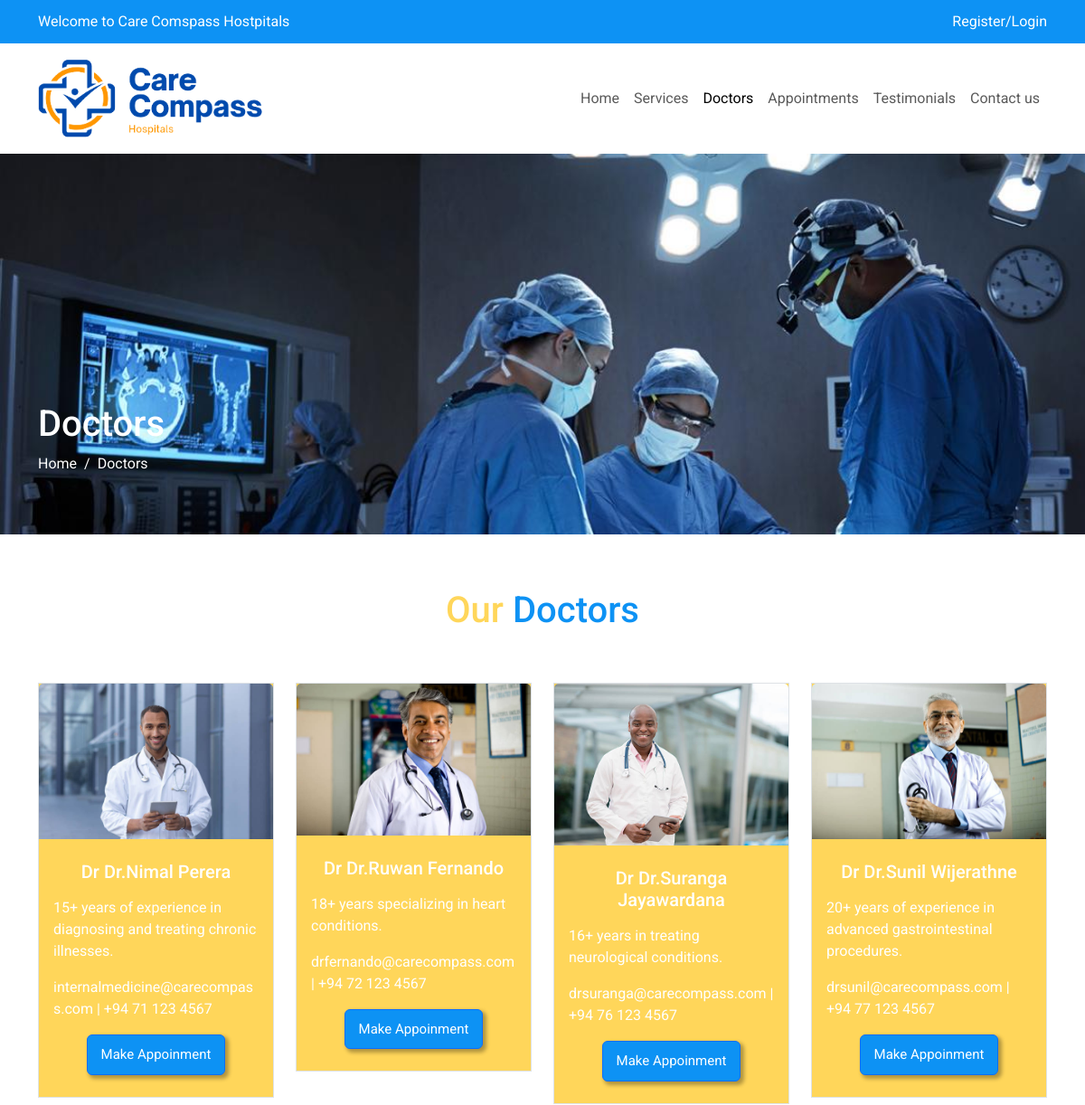
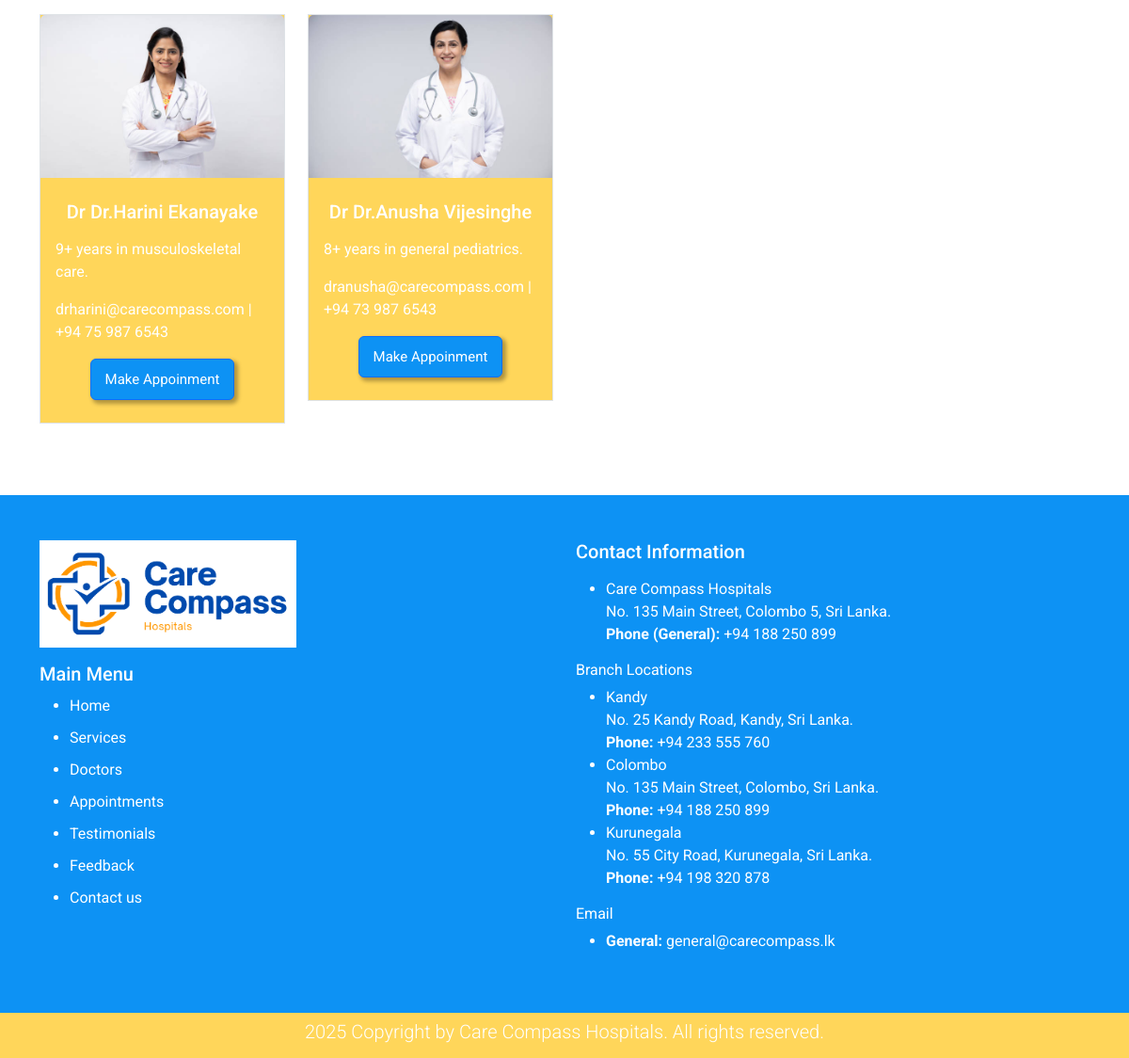
The app's page /doctors.php with its own data (2 pictures, top to bottom).
### tables this page shows
CREATE TABLE IF NOT EXISTS `doctors` (
  `Id` int NOT NULL AUTO_INCREMENT,
  `full_name` varchar(255) NOT NULL,
  `desciption` varchar(255) NOT NULL,
  `decision` int NOT NULL DEFAULT '1',
  `contact` longtext NOT NULL,
  `is_deleted` int NOT NULL DEFAULT '0',
  `img` varchar(255) NOT NULL DEFAULT 'doc',
  `specialty` varchar(256) NOT NULL,
  PRIMARY KEY (`Id`)
);

### doctors.php (the view, shortened to what this page needs)
<?php include 'inc/header.php'; ?>
<section class="breadcrumb-head">
    <div class="container">
        <div class="col-md-12">
            <h1>Doctors</h1>
            <nav aria-label="breadcrumb">
                <ol class="breadcrumb">
                    <li class="breadcrumb-item"><a href="index.php">Home</a></li>
                    <li class="breadcrumb-item active" aria-current="page">Doctors</li>
                </ol>
            </nav>
        </div>
    </div>
</section>
<section class="section">
    <div class="container">
        <div class="row">
            <div class="col-md-12 text-center mb-5">
                <h4 class="color-primary fs-1">Our <span class="color-secondary">Doctors</span> </h4>
            </div>
        </div>
        <div class="row">
            <?php
            include 'db.php';
            $sql = "SELECT id, full_name, img, desciption, contact FROM doctors";
            $result = $conn->query($sql);
            if ($result->num_rows > 0) {
                while ($row = $result->fetch_assoc()) {
                    echo '
                <div class="col-md-3 mb-3">
                    <div class="card secondary rounded-0 border">
                        <img src="img/' . $row['img'] . '" class="w-100 card-img-top" alt="...">
                        <div class="card-body py-4">
                            <h5 class="card-title text-white text-center mb-3">Dr ' . $row['full_name'] . '</h5>
                            <p class="text-white ">' . $row['desciption'] . '</p>
                            <p class="text-white ">' . $row['contact'] . '</p>
                            <div class="text-center">
                                <a href="index.php#appoinment" class="btn btn-primary btn-compass primary ">Make Appoinment</a>
                            </div>
                        </div>
                    </div>
                </div>
            ';
                }
            }
            ?>
        </div>
    </div>
</section>
<?php include 'inc/footer.php'; ?>

### inc/header.php (shortened to what this page needs)
<!DOCTYPE html>
<html lang="en">
<head>
    <link href="https://cdn.jsdelivr.net/npm/bootstrap@5.3.3/dist/css/bootstrap.min.css" rel="stylesheet"
>
    <link rel="stylesheet" href="css/owl.carousel.css">
    <link rel="stylesheet" href="css/style.css">
    <link rel="stylesheet" href="css/custom.css">
</head>
<body>
    <header>
        <div class="topbar">
            <div class="container">
                <div class="row">
                    <div class="col-md-8">
                        Welcome to Care Comspass Hostpitals
                    </div>
                    <div class="col-md-4">
                        <div class="d-flex  justify-content-end content ">
                            <?php
                            echo isset($_SESSION['user_id'])? '<a href="dashboard.php" class="mx-3">Dashboard</a> | <a href="logout.php" class="mx-3">Log out</a>' : '<a href="register.php">Register</a> / <a href="login.php">Login</a> ';
                            ?>
                        </div>
                    </div>
                </div>
            </div>
        </div>
        <nav class="navbar navbar-expand-lg ">
            <div class="container">
                <a class="navbar-brand" href="index.php">
                    <img src="img/care-compass-hostpital.png" class="logo" alt="">
                </a>
                <div class="collapse navbar-collapse " id="navbarSupportedContent">
                    <ul class="navbar-nav ms-auto  mb-2 mb-lg-0 ">
                        <li class="nav-item">
                            <a class="nav-link" aria-current="page" href="index.php" id="home">Home</a>
                        </li>
                        <li class="nav-item">
                            <a class="nav-link" href="services.php" id="services">Services</a>
                        </li>
                        <li class="nav-item">
                            <a class="nav-link" href="doctors.php" id="doctors">Doctors</a>
                        </li>
                        <li class="nav-item">
                            <a class="nav-link" href="appointments.php" id="appoinments">Appointments</a>
                        </li>
                        <li class="nav-item">
                            <a class="nav-link" href="testimonials.php" id="testimonials">Testimonials</a>
                        </li>
                        <li class="nav-item">
                            <a class="nav-link" href="contact.php" id="contact">Contact us</a>
                        </li>
                    </ul>
                </div>
            </div>
        </nav>
    </header>

### inc/footer.php (shortened to what this page needs)
<footer class="primary footer">
        <div class="container py-5">
            <div class="row">
                <div class="col-md-6 area-of-menu">
                    <img src="img/care-compass-hostpital.png" class="w-50 bg-white p-2" alt="">
                    <div class="row mt-3">
                        <div class="col-md-6">
                            <h5>Main Menu</h5>
                            <ul>
                                <li>Home</li>
                                <li>Services</li>
                                <li>Doctors</li>
                                <li>Appointments</li>
                                <li>Testimonials</li>
                                <li>Feedback</li>
                                <li>Contact us</li>
                            </ul>
                        </div>
                    </div>
                </div>
                <div class="col-md-6">
                    <h5>Contact Information</h5>
                    <div class="mt-3">
                        <ul>
                            <li>Care Compass Hospitals <br>
                                No. 135 Main Street, Colombo 5, Sri Lanka. <br>
                                <strong>Phone (General):</strong> +94 188 250 899
                            </li>
                        </ul>
                    </div>
                    <div>
                        <h6 class="fw-normal">Branch Locations</h6>
                        <ul>
                            <li>Kandy <br>
                                No. 25 Kandy Road, Kandy, Sri Lanka. <br>
                                <strong>Phone:</strong> +94 233 555 760
                            </li>
                            <li>
                                Colombo <br>
                                No. 135 Main Street, Colombo, Sri Lanka. <br>
                                <strong>Phone:</strong> +94 188 250 899
                            </li>
                            <li>
                                Kurunegala <br>
                                No. 55 City Road, Kurunegala, Sri Lanka. <br>
                                <strong>Phone:</strong> +94 198 320 878
                            </li>
                        </ul>
                        <h6 class="fw-normal">Email</h6>
                        <ul>
                            <li>
                                <strong>General:</strong> <a href="mailto:info@carecompass.lk"
                                    class="text-white text-decoration-none">general@carecompass.lk</a>
                            </li>
                        </ul>
                    </div>
                </div>
            </div>
        </div>
        <div class="container-fluid secondary text-center py-2">
            <h4 class="fs-5 fw-light">2025 Copyright by Care Compass Hospitals. All rights reserved. </h4>
        </div>
    </footer>
</body>
</html>

### css/style.css (style rules this page uses)
:root { --secondary: #FFD65A; --primary: #0D92F4; }
.color-primary { color: var(--secondary); }
.color-secondary { color: var(--primary); }
body { font-family: "Roboto", serif; }
.primary { background-color: var(--primary); }
.secondary { background-color: var(--secondary); }
.topbar { background-color: var(--primary); padding: 12px 0px; color: white; }
.topbar a { color: white; text-decoration: none; }
.section { margin: 60px 0px; }
.btn-compass { box-shadow: 3px 3px 4px 1px #0000004f; color: #ffffff; padding: 10px 15px; font-size: 15px; }
.footer { color: white; }
.area-of-menu ul li { margin: 10px 0px; }
.breadcrumb-head { background-image: url(../img/breadcrumb.jpg); background-position-y: center; background-repeat: no-repeat; background-size: cover; padding: 275px 0px 50px 0px; }
.breadcrumb a { text-decoration: none; color: black; }
.breadcrumb-head h1, .breadcrumb a, .breadcrumb-item+.breadcrumb-item::before, .breadcrumb-item.active { color: white; }

### css/custom.css (style rules this page uses)
.logo { width: 250px; }

### records on screen
doctors: img (picture), full_name "Dr.Nimal Perera", desciption "15+ years of experience in diagnosing and treating chronic illnesses.", contact "internalmedicine@carecompass.com | +94 71 123 4567"
doctors: img (picture), full_name "Dr.Ruwan Fernando", desciption "18+ years specializing in heart conditions.", contact "drfernando@carecompass.com | +94 72 123 4567"
doctors: img (picture), full_name "Dr.Suranga Jayawardana", desciption "16+ years in treating neurological conditions.", contact "drsuranga@carecompass.com | +94 76 123 4567"
doctors: img (picture), full_name "Dr.Sunil Wijerathne", desciption "20+ years of experience in advanced gastrointestinal procedures.", contact "drsunil@carecompass.com | +94 77 123 4567"
doctors: img (picture), full_name "Dr.Harini Ekanayake", desciption "9+ years in musculoskeletal care.", contact "drharini@carecompass.com | +94 75 987 6543"
doctors: img (picture), full_name "Dr.Anusha Vijesinghe", desciption "8+ years in general pediatrics.", contact "dranusha@carecompass.com | +94 73 987 6543"
